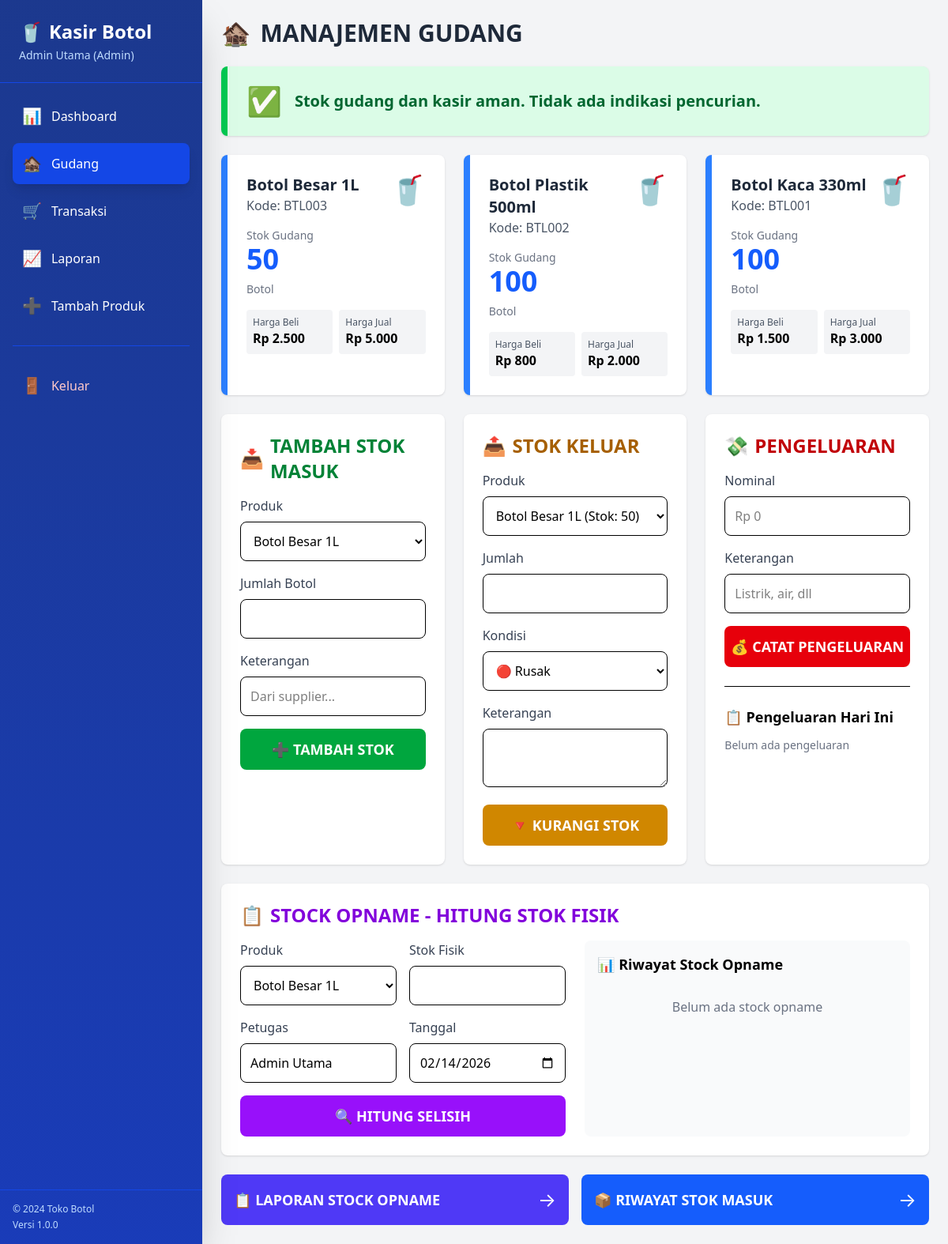
Screenshot of /modules/gudang/index.php (signed in) with the database file from the repository.
### tables this page shows
CREATE TABLE `produk` (
  `id` int(11) NOT NULL,
  `kode_produk` varchar(50) NOT NULL,
  `nama_produk` varchar(100) NOT NULL,
  `satuan` varchar(20) NOT NULL DEFAULT 'botol',
  `harga_beli` int(11) NOT NULL DEFAULT 0,
  `harga_jual` int(11) NOT NULL DEFAULT 0,
  `harga_dus` int(11) NOT NULL DEFAULT 0,
  `stok_gudang` int(11) NOT NULL DEFAULT 0,
  `created_at` datetime NOT NULL DEFAULT current_timestamp(),
  `updated_at` datetime NOT NULL DEFAULT current_timestamp() ON UPDATE current_timestamp()
);

### includes/database.php (called while the page is built, shortened)
<?php
require_once 'config.php';
function query($sql) {
    global $conn;
    $result = $conn->query($sql);
    $data = [];
    if ($result->num_rows > 0) {
        while ($row = $result->fetch_assoc()) {
            $data[] = $row;
        }
    }
    return $data;
}
?>

### includes/functions.php (called while the page is built, shortened)
<?php
require_once 'database.php';
function get_produk() {
    return query("SELECT * FROM produk ORDER BY id DESC");
}
function rupiah($angka) {
    return 'Rp ' . number_format($angka, 0, ',', '.');
}
function cek_selisih_stok() {
    $produk = get_produk();
    $warning = [];
    foreach ($produk as $p) {
        $stok_gudang = $p['stok_gudang'];
        $stok_cabang = query("SELECT SUM(stok) as total FROM stok_cabang WHERE produk_id = {$p['id']}");
        if (count($stok_cabang) > 0 && $stok_cabang[0]['total']) {
            $total_stok_cabang = $stok_cabang[0]['total'];
        }
    }
    return $warning;
}
?>

### modules/gudang/index.php (the view, shortened to what this page needs)
<?php
require_once '../../includes/functions.php';
include '../../includes/layout_header.php';
include '../../includes/layout_sidebar.php';
$produk = get_produk();
$produk = get_produk();
$cek_hilang = cek_selisih_stok();
?>
<div class="p-6">
    <h1 class="text-3xl font-bold text-gray-800 mb-6 flex items-center">
        <span class="mr-3">🏚️</span> MANAJEMEN GUDANG
    </h1>
    <?php if (count($cek_hilang) > 0): ?>
    <div class="bg-red-600 text-white p-6 rounded-lg mb-6 shadow-lg border-4 border-red-800">
        <div class="flex items-center text-2xl font-bold mb-4">
            <span class="text-5xl mr-4">⚠️⚠️⚠️</span>
            <span>PERINGATAN KRITIS! STOK TIDAK SESUAI</span>
        </div>
        <?php foreach ($cek_hilang as $w): ?>
        <div class="bg-red-700 p-4 mb-3 rounded flex justify-between items-center text-xl">
            <span class="font-bold"><?= $w['produk'] ?></span>
            <span>Stok Gudang: <?= $w['stok_gudang'] ?> botol</span>
            <span>Stok Kasir: <?= $w['stok_kasir'] ?> botol</span>
            <span class="bg-red-800 px-4 py-2 rounded-full text-white font-bold text-2xl">
                HILANG <?= $w['selisih'] ?> BOTOL!
            </span>
        </div>
        <?php endforeach; ?>
        <p class="text-center mt-4 text-2xl font-bold">
            🚨 PRODUK ANDA TELAH DICURI! 🚨
        </p>
    </div>
    <?php else: ?>
    <div class="bg-green-100 border-l-8 border-green-500 text-green-800 p-6 mb-6 rounded-lg shadow">
        <div class="flex items-center text-xl">
            <span class="text-4xl mr-4">✅</span>
            <span class="font-bold">Stok gudang dan kasir aman. Tidak ada indikasi pencurian.</span>
        </div>
    </div>
    <?php endif; ?>
    <div class="grid grid-cols-1 lg:grid-cols-3 gap-6 mb-6">
        <?php foreach ($produk as $p): ?>
        <div class="bg-white rounded-lg shadow p-6 border-l-8 border-blue-500">
            <div class="flex justify-between items-start">
                <div>
                    <h3 class="text-xl font-bold text-gray-800"><?= $p['nama_produk'] ?></h3>
                    <p class="text-gray-600">Kode: <?= $p['kode_produk'] ?></p>
                </div>
                <span class="text-4xl">🥤</span>
            </div>
            <div class="mt-4">
                <p class="text-sm text-gray-500">Stok Gudang</p>
                <p class="text-4xl font-bold text-blue-600"><?= $p['stok_gudang'] ?></p>
                <p class="text-sm text-gray-500 mt-2">Botol</p>
            </div>
            <div class="mt-4 grid grid-cols-2 gap-2">
                <div class="bg-gray-100 p-2 rounded">
                    <p class="text-xs text-gray-600">Harga Beli</p>
                    <p class="font-bold"><?= rupiah($p['harga_beli']) ?></p>
                </div>
                <div class="bg-gray-100 p-2 rounded">
                    <p class="text-xs text-gray-600">Harga Jual</p>
                    <p class="font-bold"><?= rupiah($p['harga_jual']) ?></p>
                </div>
            </div>
        </div>
        <?php endforeach; ?>
    </div>
    <div class="grid grid-cols-1 lg:grid-cols-3 gap-6">
        <div class="bg-white rounded-lg shadow p-6">
            <h2 class="text-2xl font-bold text-green-700 mb-4 flex items-center">
                <span class="mr-2">📥</span> TAMBAH STOK MASUK
            </h2>
            <form method="POST">
                <div class="space-y-4">
                    <div>
                        <label class="block text-gray-700 font-medium mb-2">Produk</label>
                        <select name="produk_id" required class="w-full border rounded-lg p-3">
                            <?php foreach ($produk as $p): ?>
                            <option value="<?= $p['id'] ?>"><?= $p['nama_produk'] ?></option>
                            <?php endforeach; ?>
                        </select>
                    </div>
                    <div>
                        <label class="block text-gray-700 font-medium mb-2">Jumlah Botol</label>
                        <input type="number" name="jumlah" min="1" required class="w-full border rounded-lg p-3">
                    </div>
                    <div>
                        <label class="block text-gray-700 font-medium mb-2">Keterangan</label>
                        <input type="text" name="keterangan" class="w-full border rounded-lg p-3" placeholder="Dari supplier...">
                    </div>
                    <button type="submit" name="tambah_stok" class="w-full bg-green-600 hover:bg-green-700 text-white font-bold py-3 rounded-lg text-lg">
                        ➕ TAMBAH STOK
                    </button>
                </div>
            </form>
        </div>
        <div class="bg-white rounded-lg shadow p-6">
            <h2 class="text-2xl font-bold text-yellow-700 mb-4 flex items-center">
                <span class="mr-2">📤</span> STOK KELUAR
            </h2>
            <form method="POST">
                <div class="space-y-4">
                    <div>
                        <label class="block text-gray-700 font-medium mb-2">Produk</label>
                        <select name="produk_id" required class="w-full border rounded-lg p-3">
                            <?php foreach ($produk as $p): ?>
                            <option value="<?= $p['id'] ?>"><?= $p['nama_produk'] ?> (Stok: <?= $p['stok_gudang'] ?>)</option>
                            <?php endforeach; ?>
                        </select>
                    </div>
                    <div>
                        <label class="block text-gray-700 font-medium mb-2">Jumlah</label>
                        <input type="number" name="jumlah" min="1" required class="w-full border rounded-lg p-3">
                    </div>
                    <div>
                        <label class="block text-gray-700 font-medium mb-2">Kondisi</label>
                        <select name="kondisi" id="kondisi" onchange="toggleCabang()" required class="w-full border rounded-lg p-3">
                            <option value="rusak">🔴 Rusak</option>
                        </select>
                    </div>
                    <div>
                        <label class="block text-gray-700 font-medium mb-2">Keterangan</label>
                        <textarea name="keterangan" rows="2" class="w-full border rounded-lg p-3"></textarea>
                    </div>
                    <button type="submit" name="stok_keluar" class="w-full bg-yellow-600 hover:bg-yellow-700 text-white font-bold py-3 rounded-lg text-lg">
                        🔻 KURANGI STOK
                    </button>
                </div>
            </form>
        </div>
        <div class="bg-white rounded-lg shadow p-6">
            <h2 class="text-2xl font-bold text-red-700 mb-4 flex items-center">
                <span class="mr-2">💸</span> PENGELUARAN
            </h2>
            <form method="POST">
                <div class="space-y-4">
                    <div>
                        <label class="block text-gray-700 font-medium mb-2">Nominal</label>
                        <input type="number" name="nominal" min="0" required class="w-full border rounded-lg p-3" placeholder="Rp 0">
                    </div>
                    <div>
                        <label class="block text-gray-700 font-medium mb-2">Keterangan</label>
                        <input type="text" name="keterangan" required class="w-full border rounded-lg p-3" placeholder="Listrik, air, dll">
                    </div>
                    <button type="submit" name="tambah_pengeluaran" class="w-full bg-red-600 hover:bg-red-700 text-white font-bold py-3 rounded-lg text-lg">
                        💰 CATAT PENGELUARAN
                    </button>
                </div>
            </form>
            <div class="mt-6 pt-6 border-t">
                <h3 class="font-bold text-lg mb-3">📋 Pengeluaran Hari Ini</h3>
                <?php $pengeluaran_hari = query("SELECT * FROM pengeluaran WHERE DATE(created_at) = CURDATE() ORDER BY created_at DESC LIMIT 5"); ?>
                <?php if (count($pengeluaran_hari) > 0): ?>
                    <?php foreach ($pengeluaran_hari as $ph): ?>
                    <div class="flex justify-between items-center bg-gray-50 p-2 rounded mb-2">
                        <span class="text-sm"><?= date('H:i', strtotime($ph['created_at'])) ?> - <?= $ph['keterangan'] ?></span>
                        <span class="font-bold text-red-600"><?= rupiah($ph['nominal']) ?></span>
                    </div>
                    <?php endforeach; ?>
                <?php else: ?>
                    <p class="text-gray-500 text-sm">Belum ada pengeluaran</p>
                <?php endif; ?>
            </div>
        </div>
    </div>
    <div class="bg-white rounded-lg shadow p-6 mt-6">
        <h2 class="text-2xl font-bold text-purple-700 mb-4 flex items-center">
            <span class="mr-2">📋</span> STOCK OPNAME - HITUNG STOK FISIK
        </h2>
        <div class="grid grid-cols-1 lg:grid-cols-2 gap-6">
            <div>
                <form method="POST">
                    <div class="grid grid-cols-2 gap-4">
                        <div>
                            <label class="block text-gray-700 font-medium mb-2">Produk</label>
                            <select name="produk_id" required class="w-full border rounded-lg p-3">
                                <?php foreach ($produk as $p): ?>
                                <option value="<?= $p['id'] ?>"><?= $p['nama_produk'] ?></option>
                                <?php endforeach; ?>
                            </select>
                        </div>
                        <div>
                            <label class="block text-gray-700 font-medium mb-2">Stok Fisik</label>
                            <input type="number" name="stok_fisik" min="0" required class="w-full border rounded-lg p-3">
                        </div>
                        <div>
                            <label class="block text-gray-700 font-medium mb-2">Petugas</label>
                            <input type="text" name="petugas" required class="w-full border rounded-lg p-3" value="<?= $_SESSION['user']['nama'] ?>">
                        </div>
                        <div>
                            <label class="block text-gray-700 font-medium mb-2">Tanggal</label>
                            <input type="date" name="tanggal" required class="w-full border rounded-lg p-3" value="<?= date('Y-m-d') ?>">
                        </div>
                    </div>
                    <button type="submit" name="stock_opname" class="mt-4 w-full bg-purple-600 hover:bg-purple-700 text-white font-bold py-3 rounded-lg text-lg">
                        🔍 HITUNG SELISIH
                    </button>
                </form>
            </div>
            <div class="bg-gray-50 p-4 rounded-lg">
                <h3 class="font-bold text-lg mb-3">📊 Riwayat Stock Opname</h3>
                <?php $so_history = query("SELECT so.*, p.nama_produk FROM stock_opname so JOIN produk p ON so.produk_id = p.id ORDER BY so.created_at DESC LIMIT 10"); ?>
                <?php if (count($so_history) > 0): ?>
                    <div class="space-y-2 max-h-80 overflow-y-auto">
                        <?php foreach ($so_history as $so): ?>
                        <div class="bg-white p-3 rounded shadow-sm <?= $so['status'] == 'HILANG' ? 'border-l-4 border-red-500' : 'border-l-4 border-green-500' ?>">
                            <div class="flex justify-between">
                                <span class="font-bold"><?= $so['nama_produk'] ?></span>
                                <span class="text-sm"><?= date('d/m/Y', strtotime($so['tanggal'])) ?></span>
                            </div>
                            <div class="flex justify-between mt-1">
                                <span>Sistem: <?= $so['stok_sistem'] ?> | Fisik: <?= $so['stok_fisik'] ?></span>
                                <span class="font-bold <?= $so['selisih'] > 0 ? 'text-red-600' : 'text-green-600' ?>">
                                    <?= $so['selisih'] > 0 ? 'HILANG ' . $so['selisih'] : ($so['selisih'] < 0 ? 'LEBIH ' . abs($so['selisih']) : 'SESUAI') ?>
                                </span>
                            </div>
                            <p class="text-xs text-gray-500 mt-1">Petugas: <?= $so['petugas'] ?></p>
                        </div>
                        <?php endforeach; ?>
                    </div>
                <?php else: ?>
                    <p class="text-gray-500 text-center py-4">Belum ada stock opname</p>
                <?php endif; ?>
            </div>
        </div>
    </div>
    <div class="grid grid-cols-1 md:grid-cols-2 gap-4 mt-6">
        <a href="stock-opname.php" class="bg-indigo-600 hover:bg-indigo-700 text-white p-4 rounded-lg flex items-center justify-between">
            <span class="font-bold text-lg">📋 LAPORAN STOCK OPNAME</span>
            <span class="text-2xl">→</span>
        </a>
        <a href="stok-masuk.php" class="bg-blue-600 hover:bg-blue-700 text-white p-4 rounded-lg flex items-center justify-between">
            <span class="font-bold text-lg">📦 RIWAYAT STOK MASUK</span>
            <span class="text-2xl">→</span>
        </a>
    </div>
</div>
<?php include '../../includes/layout_footer.php'; ?>

### rows the page displays
produk: nama_produk "Botol Besar 1L", kode_produk "BTL003", stok_gudang "50", harga_beli "Rp 2.500", harga_jual "Rp 5.000"
produk: nama_produk "Botol Plastik 500ml", kode_produk "BTL002", stok_gudang "100", harga_beli "Rp 800", harga_jual "Rp 2.000"
produk: nama_produk "Botol Kaca 330ml", kode_produk "BTL001", stok_gudang "100", harga_beli "Rp 1.500", harga_jual "Rp 3.000"

### other values shown
$_SESSION['user']['nama'] "Admin Utama"
form field produk_id "Botol Besar 1L"
form field produk_id "Botol Besar 1L (Stok: 50)"
